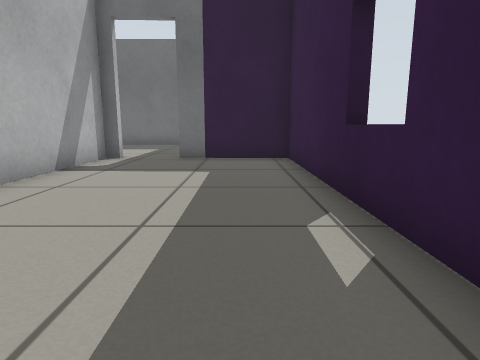
View 1 (above)

14 first-person views from a walk through a world built for the Gazebo simulator. The camera is 0.5 m above the floor, tilts 10° down and sees 75° across. The floor is counted in squares, 0.5 m on a side. Each view is taken from the middle of a square. On the plan, view 1 faces up. The plan holds only what a view shows up to about 12 squares ahead; the rest is blank. The place goes on beyond the plan.

View 2
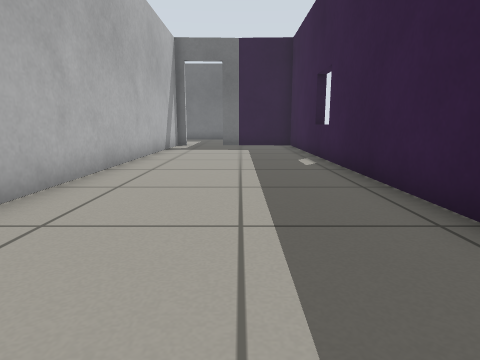

View 3
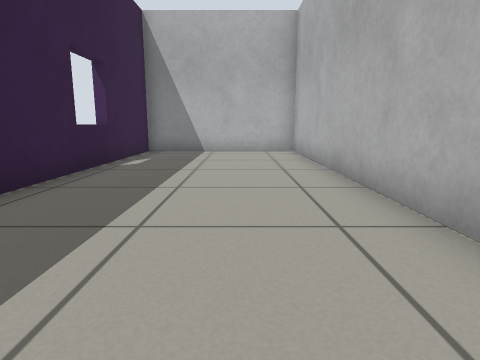

View 4
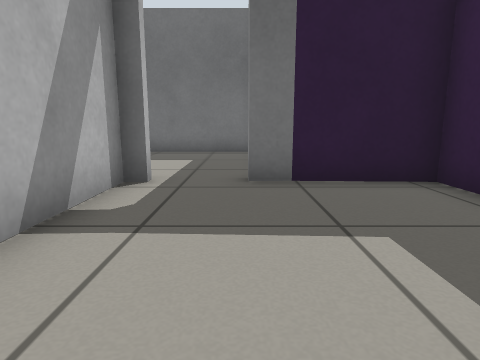

View 5
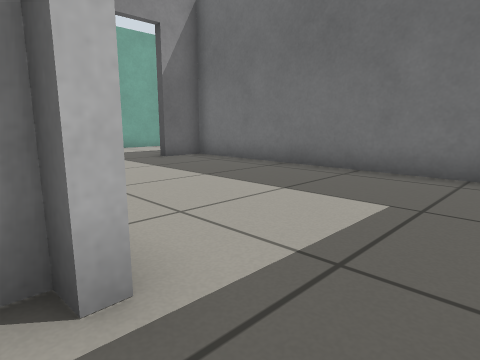

View 6
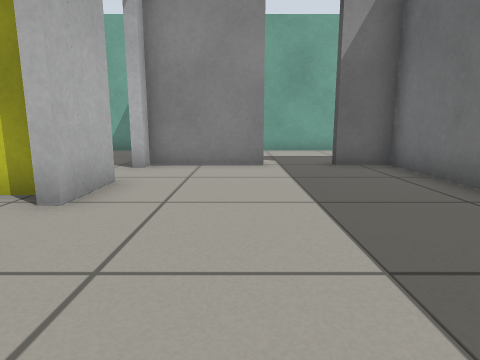

View 7
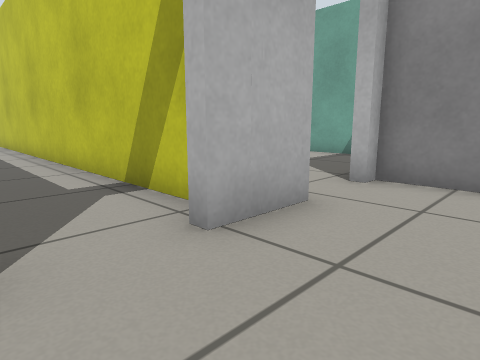

View 8
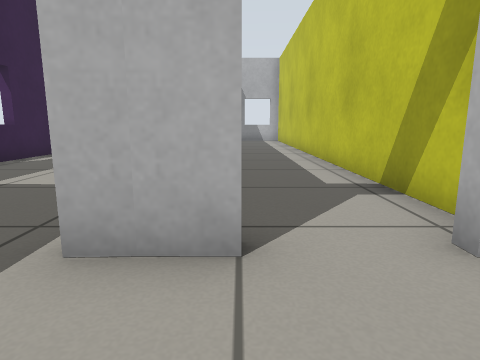

View 9
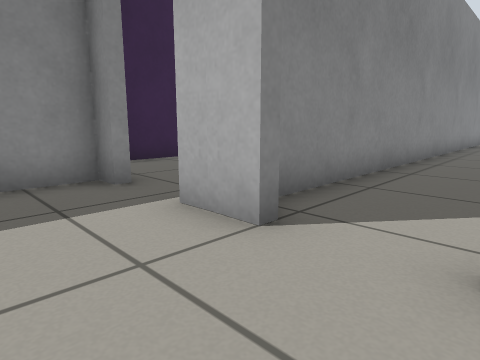

View 10
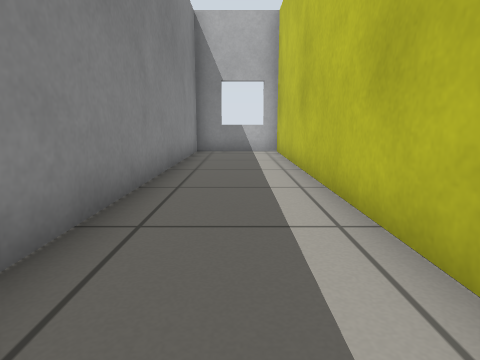

View 11
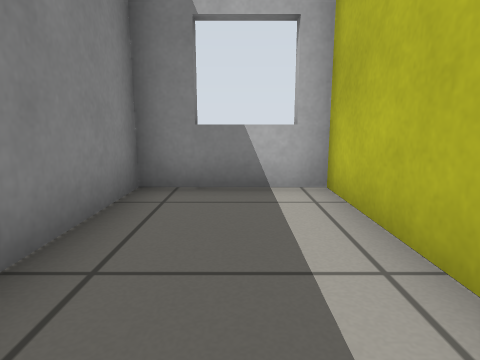

View 12
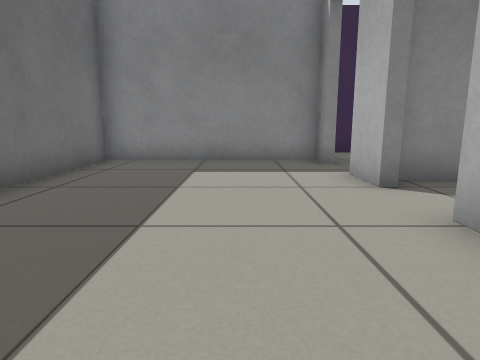

View 13
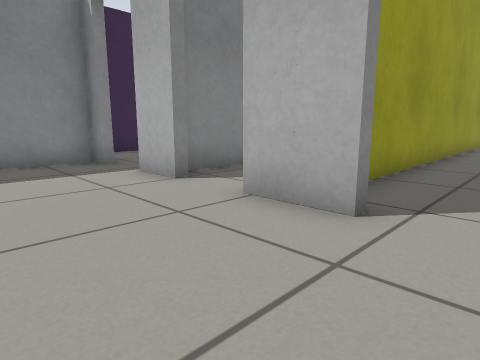

View 14
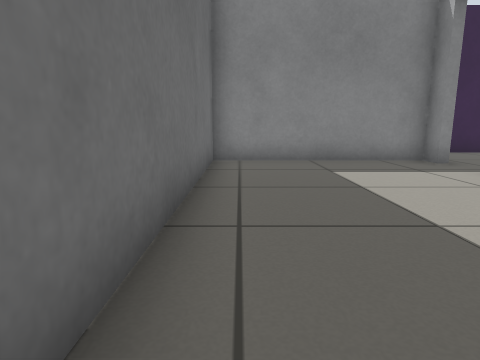

### Floor plan
Points are (right, up) in squares from view 1. A wall is a line through its corners. A room is listed if a view was taken in it or the views show most of it. See-through windows are left out.
Room 1 (views 1, 2, 3, 4, 5)
walls: (-4.1, 9.7) (-4.1, -8) (1.5, -8) (1.5, 9.4) (-1.9, 9.6)
ways out: open door at (-2.5, 10) to room 2
Room 2 (views 6, 7, 8, 9, 12, 13, 14)
walls: (-5, 9.7) (-3.6, 9.7); (-8.5, 9.8) (-6.8, 9.8); (-10.8, 12.6) (-10.8, 9.8) (-10.3, 9.8); (-1.9, 9.7) (-1.2, 9.7) (-1.2, 15.8) (-10.8, 15.8) (-10.8, 14.4)
ways out: open door at (-2.5, 10) to room 1; open door at (-6, 9.8) to room 3; open door at (-11, 13.5); open door at (-9.5, 10)
Room 3 (views 10, 11)
walls: (-7.4, 9.1) (-7.4, -8) (-4.4, -8) (-4.4, 9.1)
ways out: open door at (-6, 9.8) to room 2

Where each view was taken, in squares from view 1:
view 1: 0 up, 0 right, facing up
view 2: 6 down, 1 left, facing up
view 3: 4 up, 2 left, facing down
view 4: 4 up, 2 left, facing up
view 5: 9 up, 2 left, facing up-left
view 6: 12 up, 3 left, facing left
view 7: 12 up, 5 left, facing down-left
view 8: 12 up, 5 left, facing down
view 9: 12 up, 7 left, facing down-right
view 10: 4 up, 6 left, facing down
view 11: 3 down, 6 left, facing down
view 12: 12 up, 10 left, facing right
view 13: 13 up, 10 left, facing down-right
view 14: 15 up, 10 left, facing right
